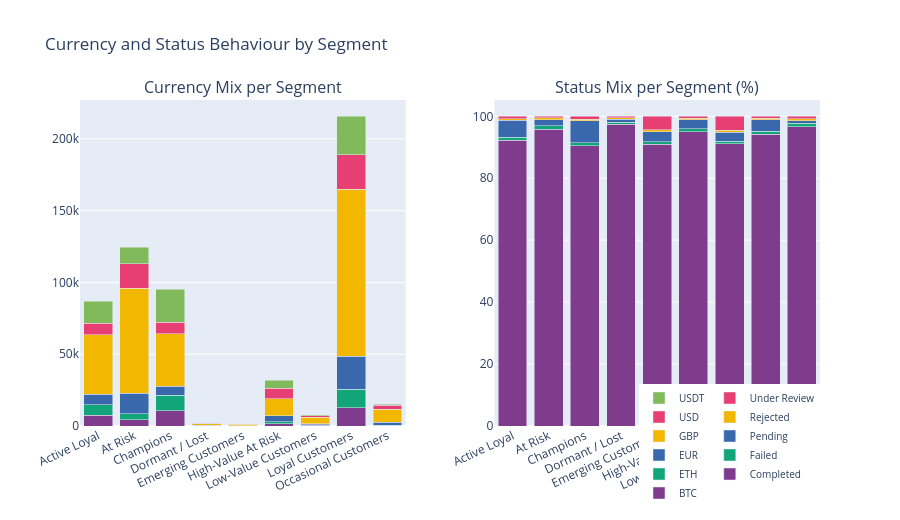

Notebook cell for this chart:
### Markdown cell above
### Visualise Currency and Transaction Status Behaviour by Segment

Create a two-part visualisation to compare currency usage and transaction outcomes across customer segments.

#### 1. Currency Mix per Segment
- Display the number of transactions for each transaction currency within every customer segment.
- Use a stacked bar chart to show both the total transaction volume and the composition of currencies used by each segment.
- Each colour represents a different transaction currency.

#### 2. Status Mix per Segment
- Display the percentage of transactions for each transaction status within every customer segment.
- Use a stacked bar chart so the overall status composition of each segment can be compared.
- The percentages show how transaction outcomes are distributed within each segment.

#### 3. Combined Visualisation
The two charts are presented side by side under the title **"Currency and Status Behaviour by Segment"**.

This visualisation helps identify differences in currency usage and transaction outcomes across customer segments.

### Code cell
fig = make_subplots(
    rows=1, cols=2,
    specs=[[{"type": "xy"}, {"type": "xy"}]],
    subplot_titles=(
        "Currency Mix per Segment",
        "Status Mix per Segment (%)",
    ),
    horizontal_spacing=0.12,
)

# 3. Currency mix (stacked bar)
for i, c in enumerate(cur_mix["TransactionCurrency"].unique()):
    sub = cur_mix[cur_mix["TransactionCurrency"] == c]
    fig.add_trace(
        go.Bar(
            x=sub["Segment"], y=sub["Count"], name=c,
            legendgroup="currency",
            marker_color=px.colors.qualitative.Bold[i % 10],
        ),
        row=1, col=1,
    )

# 4. Status mix (stacked bar, as %)
for i, s in enumerate(status_mix["TransactionStatus"].unique()):
    sub = status_mix[status_mix["TransactionStatus"] == s]
    fig.add_trace(
        go.Bar(
            x=sub["Segment"], y=sub["Pct"], name=s,
            legendgroup="status",
            marker_color=px.colors.qualitative.Bold[i % 10],
        ),
        row=1, col=2,
    )

fig.update_xaxes(tickangle=-25)
fig.update_layout(
    height=520,
    barmode="stack",
    title_text="Currency and Status Behaviour by Segment",
    legend=dict(orientation="h", yanchor="bottom", y=-0.25,
                xanchor="right", x=1, font=dict(size=10)),
)
fig.show()

### Figure 1 — Plotly figure (JSON) as saved in the notebook; plotly's stock layout.template omitted (floating-point values rounded to 4 significant figures)
{"data": [{"legendgroup": "currency", "marker": {"color": "rgb(127, 60, 141)"}, "name": "BTC", "type": "bar", "x": ["Active Loyal", "At Risk", "Champions", "Dormant / Lost", "Emerging Customers", "High-Value At Risk", "Low-Value Customers", "Loyal Customers", "Occasional Customers"], "xaxis": "x", "y": [7435, 4268, 10715, 41, 47, 1511, 352, 12876, 192], "yaxis": "y"}, {"legendgroup": "currency", "marker": {"color": "rgb(17, 165, 121)"}, "name": "ETH", "type": "bar", "x": ["Active Loyal", "At Risk", "Champions", "Dormant / Lost", "Emerging Customers", "High-Value At Risk", "Low-Value Customers", "Loyal Customers", "Occasional Customers"], "xaxis": "x", "y": [7479, 4325, 10536, 57, 40, 1478, 413, 12739, 209], "yaxis": "y"}, {"legendgroup": "currency", "marker": {"color": "rgb(57, 105, 172)"}, "name": "EUR", "type": "bar", "x": ["Active Loyal", "At Risk", "Champions", "Dormant / Lost", "Emerging Customers", "High-Value At Risk", "Low-Value Customers", "Loyal Customers", "Occasional Customers"], "xaxis": "x", "y": [7190, 14122, 6613, 313, 199, 4149, 781, 23080, 2215], "yaxis": "y"}, {"legendgroup": "currency", "marker": {"color": "rgb(242, 183, 1)"}, "name": "GBP", "type": "bar", "x": ["Active Loyal", "At Risk", "Champions", "Dormant / Lost", "Emerging Customers", "High-Value At Risk", "Low-Value Customers", "Loyal Customers", "Occasional Customers"], "xaxis": "x", "y": [41365, 73340, 36282, 1298, 965, 12009, 4695, 116143, 9169], "yaxis": "y"}, {"legendgroup": "currency", "marker": {"color": "rgb(231, 63, 116)"}, "name": "USD", "type": "bar", "x": ["Active Loyal", "At Risk", "Champions", "Dormant / Lost", "Emerging Customers", "High-Value At Risk", "Low-Value Customers", "Loyal Customers", "Occasional Customers"], "xaxis": "x", "y": [7978, 17078, 8185, 376, 232, 6981, 808, 23985, 2699], "yaxis": "y"}, {"legendgroup": "currency", "marker": {"color": "rgb(128, 186, 90)"}, "name": "USDT", "type": "bar", "x": ["Active Loyal", "At Risk", "Champions", "Dormant / Lost", "Emerging Customers", "High-Value At Risk", "Low-Value Customers", "Loyal Customers", "Occasional Customers"], "xaxis": "x", "y": [15401, 11371, 22788, 147, 97, 5660, 788, 26925, 822], "yaxis": "y"}, {"legendgroup": "status", "marker": {"color": "rgb(127, 60, 141)"}, "name": "Completed", "type": "bar", "x": ["Active Loyal", "At Risk", "Champions", "Dormant / Lost", "Emerging Customers", "High-Value At Risk", "Low-Value Customers", "Loyal Customers", "Occasional Customers"], "xaxis": "x2", "y": [92.3, 95.89, 90.53, 97.36, 91.01, 95.08, 91.14, 94.21, 96.58], "yaxis": "y2"}, {"legendgroup": "status", "marker": {"color": "rgb(17, 165, 121)"}, "name": "Failed", "type": "bar", "x": ["Active Loyal", "At Risk", "Champions", "Dormant / Lost", "Emerging Customers", "High-Value At Risk", "Low-Value Customers", "Loyal Customers", "Occasional Customers"], "xaxis": "x2", "y": [0.9165, 0.9976, 0.9315, 0.7616, 0.8228, 0.8494, 0.8039, 0.9525, 1.143], "yaxis": "y2"}, {"legendgroup": "status", "marker": {"color": "rgb(57, 105, 172)"}, "name": "Pending", "type": "bar", "x": ["Active Loyal", "At Risk", "Champions", "Dormant / Lost", "Emerging Customers", "High-Value At Risk", "Low-Value Customers", "Loyal Customers", "Occasional Customers"], "xaxis": "x2", "y": [5.45, 2.061, 7.077, 0.9857, 3.228, 2.935, 2.973, 3.67, 0.9016], "yaxis": "y2"}, {"legendgroup": "status", "marker": {"color": "rgb(242, 183, 1)"}, "name": "Rejected", "type": "bar", "x": ["Active Loyal", "At Risk", "Champions", "Dormant / Lost", "Emerging Customers", "High-Value At Risk", "Low-Value Customers", "Loyal Customers", "Occasional Customers"], "xaxis": "x2", "y": [0.5527, 0.5791, 0.5509, 0.3584, 0.6329, 0.5065, 0.4976, 0.5734, 0.6011], "yaxis": "y2"}, {"legendgroup": "status", "marker": {"color": "rgb(231, 63, 116)"}, "name": "Under Review", "type": "bar", "x": ["Active Loyal", "At Risk", "Champions", "Dormant / Lost", "Emerging Customers", "High-Value At Risk", "Low-Value Customers", "Loyal Customers", "Occasional Customers"], "xaxis": "x2", "y": [0.7841, 0.4731, 0.9115, 0.5376, 4.304, 0.6323, 4.581, 0.5905, 0.7775], "yaxis": "y2"}], "layout": {"annotations": [{"font": {"size": 16}, "showarrow": false, "text": "Currency Mix per Segment", "x": 0.22, "xanchor": "center", "xref": "paper", "y": 1, "yanchor": "bottom", "yref": "paper"}, {"font": {"size": 16}, "showarrow": false, "text": "Status Mix per Segment (%)", "x": 0.78, "xanchor": "center", "xref": "paper", "y": 1, "yanchor": "bottom", "yref": "paper"}], "barmode": "stack", "height": 520, "legend": {"font": {"size": 10}, "orientation": "h", "x": 1, "xanchor": "right", "y": -0.25, "yanchor": "bottom"}, "title": {"text": "Currency and Status Behaviour by Segment"}, "xaxis": {"anchor": "y", "domain": [0, 0.44], "tickangle": -25}, "xaxis2": {"anchor": "y2", "domain": [0.56, 1], "tickangle": -25}, "yaxis": {"anchor": "x", "domain": [0, 1]}, "yaxis2": {"anchor": "x2", "domain": [0, 1]}}}
